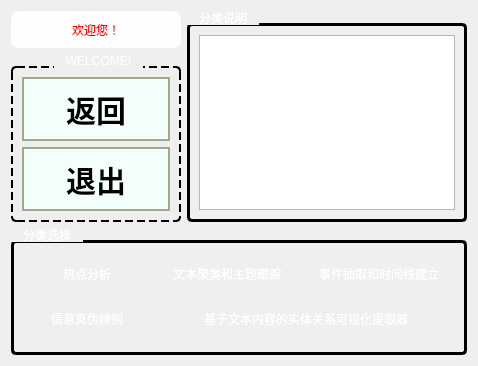
      <widget class="QWidget" name="page_dig">
       <property name="sizePolicy">
        <sizepolicy hsizetype="Expanding" vsizetype="Expanding">
         <horstretch>0</horstretch>
         <verstretch>0</verstretch>
        </sizepolicy>
       </property>
       <property name="styleSheet">
        <string notr="true">page_dig {
    border-image: url(:/img/images/5.jpg) 0 0 0 0 stretch stretch;
}
</string>
       </property>
       <layout class="QVBoxLayout" name="verticalLayout_69">
        <item>
         <layout class="QVBoxLayout" name="verticalLayout_57" stretch="5,3">
          <item>
           <layout class="QHBoxLayout" name="horizontalLayout_71" stretch="1,8">
            <item>
             <layout class="QVBoxLayout" name="verticalLayout_58">
              <item>
               <layout class="QHBoxLayout" name="horizontalLayout_72">
                <item>
                 <widget class="QLabel" name="lable_digwelcome">
                  <property name="styleSheet">
                   <string notr="true">QLabel {
    background-color: rgba(255, 255, 255, 0.95);  
    border: 2px solid 00ffff;
    border-radius: 8px;                         
    color: red;                                 
    font: bold 14pt &quot;Microsoft YaHei&quot;;
    padding: 8px;
}
</string>
                  </property>
                  <property name="text">
                   <string>欢迎您！</string>
                  </property>
                  <property name="alignment">
                   <set>Qt::AlignCenter</set>
                  </property>
                 </widget>
                </item>
               </layout>
              </item>
              <item>
               <layout class="QHBoxLayout" name="horizontalLayout_73">
                <item>
                 <widget class="QGroupBox" name="groupBox_13">
                  <property name="styleSheet">
                   <string notr="true">QGroupBox {
    border: 2px dashed ffffff;
    border-radius: 5px;             
    color: white;                   
    font: bold 24px &quot;微软雅黑&quot;;     
    margin-top: 12px;              
}

QGroupBox::title {
    subcontrol-origin: margin;      
    subcontrol-position: top center; 
    padding: 0 10px;                 
}</string>
                  </property>
                  <property name="title">
                   <string>WELCOME!</string>
                  </property>
                  <layout class="QVBoxLayout" name="verticalLayout_62">
                   <item>
                    <layout class="QVBoxLayout" name="verticalLayout_70">
                     <item>
                      <widget class="QPushButton" name="btn_backdig">
                       <property name="sizePolicy">
                        <sizepolicy hsizetype="Expanding" vsizetype="Fixed">
                         <horstretch>0</horstretch>
                         <verstretch>0</verstretch>
                        </sizepolicy>
                       </property>
                       <property name="styleSheet">
                        <string notr="true">QPushButton { 
    color: rgb(0, 0, 0);
	background-color: rgb(243, 255, 251);                        
    border: 2px solid rgb(158, 170, 139);      
    border-radius: 0px;                          
    font-weight: bold;  
    padding: 8px 12px;  
    font-weight: bold;
    font-size: 30px;     
    min-width: 120px;   
    min-height: 40px;    
}

QPushButton:hover {
    background-color: rgb(180, 220, 255);    
}

QPushButton:pressed {
    background-color: rgb(150, 200, 255);    
}</string>
                       </property>
                       <property name="text">
                        <string>返回</string>
                       </property>
                      </widget>
                     </item>
                    </layout>
                   </item>
                   <item>
                    <layout class="QVBoxLayout" name="verticalLayout_59">
                     <item>
                      <widget class="QPushButton" name="btn_digexit">
                       <property name="styleSheet">
                        <string notr="true">QPushButton { 
    color: rgb(0, 0, 0);
	background-color: rgb(243, 255, 251);                        
    border: 2px solid rgb(158, 170, 139);      
    border-radius: 0px;                          
    font-weight: bold;  
    padding: 8px 12px;  
    font-weight: bold;
    font-size: 30px;     
    min-width: 120px;   
    min-height: 40px;    
}

QPushButton:hover {
    background-color: rgb(180, 220, 255);    
}

QPushButton:pressed {
    background-color: rgb(150, 200, 255);    
}</string>
                       </property>
                       <property name="text">
                        <string>退出</string>
                       </property>
                      </widget>
                     </item>
                    </layout>
                   </item>
                  </layout>
                 </widget>
                </item>
               </layout>
              </item>
             </layout>
            </item>
            <item>
             <layout class="QHBoxLayout" name="horizontalLayout_74">
              <item>
               <widget class="QGroupBox" name="groupBox_14">
                <property name="styleSheet">
                 <string notr="true">QGroupBox {
    border: 3px solid ffffff;
    border-radius: 5px;             
    margin-top: 12px;               
    color: white;                  
    font: bold 24px &quot;微软雅黑&quot;;       
}

QGroupBox::title {
    subcontrol-origin: margin;     
    subcontrol-position: top left;  
    padding: 0 10px;               
}
</string>
                </property>
                <property name="title">
                 <string>分类说明</string>
                </property>
                <layout class="QVBoxLayout" name="verticalLayout_80">
                 <item>
                  <widget class="QTextBrowser" name="textBrowserdig"/>
                 </item>
                </layout>
               </widget>
              </item>
             </layout>
            </item>
           </layout>
          </item>
          <item>
           <layout class="QHBoxLayout" name="horizontalLayout_75">
            <item>
             <widget class="QGroupBox" name="groupBox_12">
              <property name="styleSheet">
               <string notr="true">QGroupBox {
    border: 3px solid ffffff;
    border-radius: 5px;             
    margin-top: 12px;             
    color: white;                   
    font: bold 24px &quot;微软雅黑&quot;;       
}

QGroupBox::title {
    subcontrol-origin: margin;     
    subcontrol-position: top left;  
    padding: 0 10px;                
}
</string>
              </property>
              <property name="title">
               <string>分类选择</string>
              </property>
              <layout class="QHBoxLayout" name="horizontalLayout_46" stretch="2,3">
               <item>
                <layout class="QVBoxLayout" name="verticalLayout_60">
                 <item>
                  <layout class="QHBoxLayout" name="horizontalLayout_79">
                   <item>
                    <widget class="QPushButton" name="btn_dig4">
                     <property name="styleSheet">
                      <string notr="true">QPushButton {
    color: white;
    background-color: qlineargradient(
        x1: 0, y1: 0, x2: 1, y2: 0,
        stop: 0 2193b0, stop: 1 6dd5ed
    );
    border: 2px solid 00ffff;
    border-radius: 6px;
    font: bold 12pt &quot;Microsoft YaHei&quot;;
    padding: 8px 16px;
}

QPushButton:hover {
    background-color: qlineargradient(
        x1: 0, y1: 0, x2: 1, y2: 0,
        stop: 0 38b4e0, stop: 1 92e9f6
    );
    border: 2px solid 00e6e6;
}

QPushButton:pressed {
    background-color: qlineargradient(
        x1: 0, y1: 0, x2: 1, y2: 0,
        stop: 0 117a8b, stop: 1 5fc7d3
    );
    border: 2px solid 00cccc;
}
</string>
                     </property>
                     <property name="text">
                      <string>热点分析</string>
                     </property>
                    </widget>
                   </item>
                  </layout>
                 </item>
                 <item>
                  <layout class="QHBoxLayout" name="horizontalLayout_76">
                   <item>
                    <widget class="QPushButton" name="btn_dig1">
                     <property name="styleSheet">
                      <string notr="true">QPushButton {
    color: white;
    background-color: qlineargradient(
        x1: 0, y1: 0, x2: 1, y2: 0,
        stop: 0 2193b0, stop: 1 6dd5ed
    );
    border: 2px solid 00ffff;
    border-radius: 6px;
    font: bold 12pt &quot;Microsoft YaHei&quot;;
    padding: 8px 16px;
}

QPushButton:hover {
    background-color: qlineargradient(
        x1: 0, y1: 0, x2: 1, y2: 0,
        stop: 0 38b4e0, stop: 1 92e9f6
    );
    border: 2px solid 00e6e6;
}

QPushButton:pressed {
    background-color: qlineargradient(
        x1: 0, y1: 0, x2: 1, y2: 0,
        stop: 0 117a8b, stop: 1 5fc7d3
    );
    border: 2px solid 00cccc;
}
</string>
                     </property>
                     <property name="text">
                      <string>信息真伪辨别</string>
                     </property>
                    </widget>
                   </item>
                  </layout>
                 </item>
                </layout>
               </item>
               <item>
                <layout class="QVBoxLayout" name="verticalLayout_61">
                 <item>
                  <layout class="QHBoxLayout" name="horizontalLayout_31" stretch="1,1">
                   <item>
                    <layout class="QHBoxLayout" name="horizontalLayout_77">
                     <item>
                      <widget class="QPushButton" name="btn_dig2">
                       <property name="styleSheet">
                        <string notr="true">QPushButton {
    color: white;
    background-color: qlineargradient(
        x1: 0, y1: 0, x2: 1, y2: 0,
        stop: 0 2193b0, stop: 1 6dd5ed
    );
    border: 2px solid 00ffff;
    border-radius: 6px;
    font: bold 12pt &quot;Microsoft YaHei&quot;;
    padding: 8px 16px;
}

QPushButton:hover {
    background-color: qlineargradient(
        x1: 0, y1: 0, x2: 1, y2: 0,
        stop: 0 38b4e0, stop: 1 92e9f6
    );
    border: 2px solid 00e6e6;
}

QPushButton:pressed {
    background-color: qlineargradient(
        x1: 0, y1: 0, x2: 1, y2: 0,
        stop: 0 117a8b, stop: 1 5fc7d3
    );
    border: 2px solid 00cccc;
}
</string>
                       </property>
                       <property name="text">
                        <string>文本聚类和主题跟踪</string>
                       </property>
                      </widget>
                     </item>
                    </layout>
                   </item>
                   <item>
                    <layout class="QHBoxLayout" name="horizontalLayout_35">
                     <item>
                      <widget class="QPushButton" name="btn_dig5">
                       <property name="styleSheet">
                        <string notr="true">QPushButton {
    color: white;
    background-color: qlineargradient(
        x1: 0, y1: 0, x2: 1, y2: 0,
        stop: 0 2193b0, stop: 1 6dd5ed
    );
    border: 2px solid 00ffff;
    border-radius: 6px;
    font: bold 12pt &quot;Microsoft YaHei&quot;;
    padding: 8px 16px;
}

QPushButton:hover {
    background-color: qlineargradient(
        x1: 0, y1: 0, x2: 1, y2: 0,
        stop: 0 38b4e0, stop: 1 92e9f6
    );
    border: 2px solid 00e6e6;
}

QPushButton:pressed {
    background-color: qlineargradient(
        x1: 0, y1: 0, x2: 1, y2: 0,
        stop: 0 117a8b, stop: 1 5fc7d3
    );
    border: 2px solid 00cccc;
}
</string>
                       </property>
                       <property name="text">
                        <string>事件抽取和时间线建立</string>
                       </property>
                      </widget>
                     </item>
                    </layout>
                   </item>
                  </layout>
                 </item>
                 <item>
                  <layout class="QHBoxLayout" name="horizontalLayout_78">
                   <item>
                    <widget class="QPushButton" name="btn_dig3">
                     <property name="styleSheet">
                      <string notr="true">QPushButton {
    color: white;
    background-color: qlineargradient(
        x1: 0, y1: 0, x2: 1, y2: 0,
        stop: 0 2193b0, stop: 1 6dd5ed
    );
    border: 2px solid 00ffff;
    border-radius: 6px;
    font: bold 12pt &quot;Microsoft YaHei&quot;;
    padding: 8px 16px;
}

QPushButton:hover {
    background-color: qlineargradient(
        x1: 0, y1: 0, x2: 1, y2: 0,
        stop: 0 38b4e0, stop: 1 92e9f6
    );
    border: 2px solid 00e6e6;
}

QPushButton:pressed {
    background-color: qlineargradient(
        x1: 0, y1: 0, x2: 1, y2: 0,
        stop: 0 117a8b, stop: 1 5fc7d3
    );
    border: 2px solid 00cccc;
}
</string>
                     </property>
                     <property name="text">
                      <string>基于文本内容的实体关系可视化提取器</string>
                     </property>
                    </widget>
                   </item>
                  </layout>
                 </item>
                </layout>
               </item>
              </layout>
             </widget>
            </item>
           </layout>
          </item>
         </layout>
        </item>
       </layout>
      </widget>
